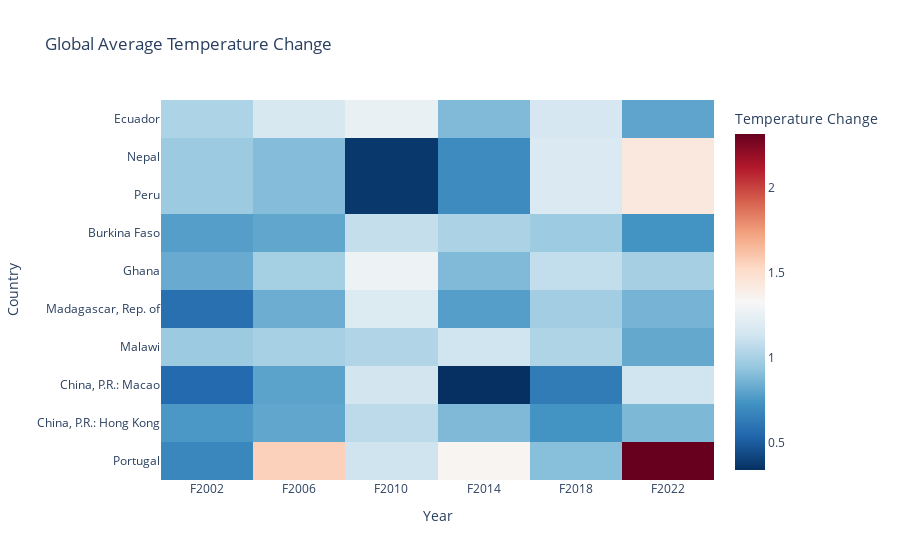

Notebook code cell kept with this figure:
### Code cell
selected_years = ['F2002', 'F2006', 'F2010', 'F2014', 'F2018', 'F2022']
selected_countries = data_cleaned.sample(10)['Country'].values
heatmap_data = data_cleaned[data_cleaned['Country'].isin(selected_countries)][selected_years].dropna()
# heatmap_data = data_cleaned.set_index('Country')[selected_years].dropna()

fig = px.imshow(
    heatmap_data,
    labels=dict(x="Year", y="Country", color="Temperature Change"),
    aspect="auto",
    color_continuous_scale='RdBu_r',
    title="Global Average Temperature Change",
    x=selected_years,
    y=selected_countries
)
fig.show()

### Figure 1 — Plotly figure (JSON) as saved in the notebook; plotly's stock layout.template omitted (floating-point values rounded to 4 significant figures)
{"data": [{"coloraxis": "coloraxis", "hovertemplate": "Year: %{x}<br>Country: %{y}<br>Temperature Change: %{z}<extra></extra>", "name": "0", "type": "heatmap", "x": ["F2002", "F2006", "F2010", "F2014", "F2018", "F2022"], "xaxis": "x", "y": ["Ecuador", "Nepal", "Peru", "Burkina Faso", "Ghana", "Madagascar, Rep. of", "Malawi", "China, P.R.: Macao", "China, P.R.: Hong Kong", "Portugal"], "yaxis": "y", "z": [[1.015, 1.162, 1.25, 0.888, 1.156, 0.802], [0.961, 0.897, 0.367, 0.703, 1.183, 1.432], [0.961, 0.897, 0.367, 0.703, 1.183, 1.432], [0.777, 0.808, 1.087, 1.011, 0.967, 0.736], [0.825, 0.991, 1.276, 0.887, 1.081, 0.996], [0.58, 0.838, 1.188, 0.777, 0.983, 0.86], [0.963, 0.997, 1.03, 1.129, 1.022, 0.816], [0.551, 0.796, 1.138, 0.337, 0.627, 1.132], [0.754, 0.809, 1.063, 0.883, 0.734, 0.878], [0.681, 1.561, 1.122, 1.349, 0.906, 2.318]]}], "layout": {"coloraxis": {"colorbar": {"title": {"text": "Temperature Change"}}, "colorscale": [[0, "rgb(5,48,97)"], [0.1, "rgb(33,102,172)"], [0.2, "rgb(67,147,195)"], [0.3, "rgb(146,197,222)"], [0.4, "rgb(209,229,240)"], [0.5, "rgb(247,247,247)"], [0.6, "rgb(253,219,199)"], [0.7, "rgb(244,165,130)"], [0.8, "rgb(214,96,77)"], [0.9, "rgb(178,24,43)"], [1, "rgb(103,0,31)"]]}, "title": {"text": "Global Average Temperature Change"}, "xaxis": {"anchor": "y", "domain": [0, 1], "title": {"text": "Year"}}, "yaxis": {"anchor": "x", "autorange": "reversed", "domain": [0, 1], "title": {"text": "Country"}}}}
